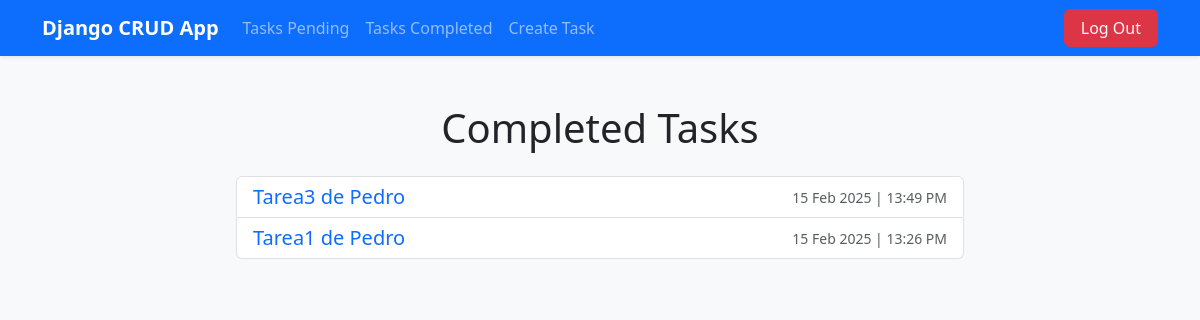
The app's page /tasks_completed/ (signed in), older data.
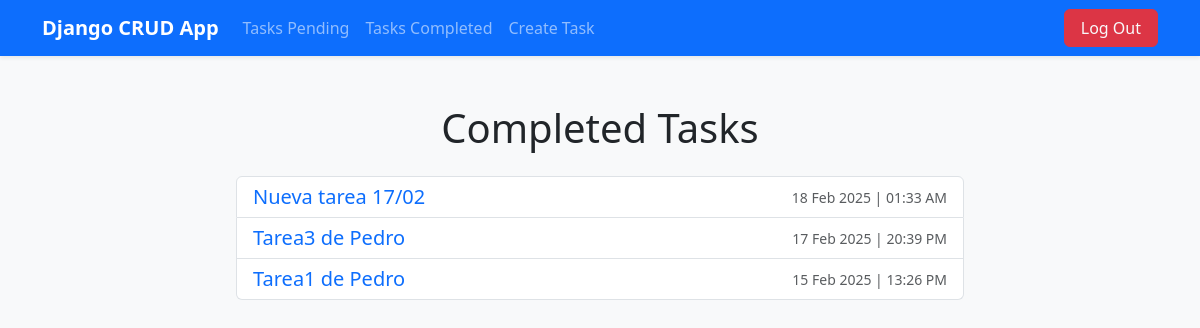
The same page, newer data.
### crud/models.py (models this page shows, shortened)
class Task(models.Model):
    title = models.CharField(max_length=50)
    description = models.TextField(blank=True)
    created = models.DateTimeField(auto_now_add=True)
    datecompleted = models.DateTimeField(null=True, blank=True)
    important = models.BooleanField(default=False)
    user = models.ForeignKey(User, on_delete=models.CASCADE)

### crud/views.py (the view)
# urls.py: path('tasks_completed/', crud_views.tasks_completed, name='tasks_completed'),
@login_required
def tasks_completed(request):
    tasks = Task.objects.filter(user = request.user, datecompleted__isnull = False).order_by('-datecompleted')
    return render(request, 'tasks.html',{
        'tasks': tasks
    })

### crud/templates/tasks.html
{% extends 'base.html' %}
{% block content %}
    <div class="container mt-5 d-flex justify-content-center">
        <div class="col-12 col-md-8 col-lg-8">
            <h1 class="text-center mb-4">
                {% if request.path == '/tasks/' %}
                    Tasks Pending
                {% else %}
                    Completed Tasks
                {% endif %}
            </h1>
            <ul class="list-group">
                {% for task in tasks %}
                    <li class="list-group-item d-flex justify-content-between align-items-center">
                        <a href="{% url 'task_detail' task.id %}" class="text-decoration-none flex-grow-1">
                            <h5 class="mb-0 text-truncate">{{ task.title }}</h5>
                        </a>
                        {% if request.path != '/tasks/' %}
                            <small class="text-muted ms-3">{{ task.datecompleted|date:'j M Y | H:i A' }}</small>
                        {% endif %}
                    </li>
                {% endfor %}
            </ul>
        </div>
    </div>
{% endblock %}

### templates/base.html (shortened to what this page needs)
<!DOCTYPE html>
<html lang="en">
<head>
    <link href="https://cdn.jsdelivr.net/npm/bootstrap@5.3.3/dist/css/bootstrap.min.css" rel="stylesheet"
>
</head>
<body class="bg-light">
    <nav class="navbar navbar-expand-lg bg-primary navbar-dark shadow-sm px-4">
        <div class="container">
            <a class="navbar-brand fw-bold" href="/">Django CRUD App</a>
            <div class="collapse navbar-collapse" id="navbarNav">
                <ul class="navbar-nav">
                    {% if user.is_authenticated %}
                    <li class="nav-item">
                        <a class="nav-link" href="{% url 'tasks' %}">Tasks Pending</a>
                    </li>
                    <li class="nav-item">
                        <a class="nav-link" href="{% url 'tasks_completed' %}">Tasks Completed</a>
                    </li>
                    <li class="nav-item">
                        <a class="nav-link" href="{% url 'create_task' %}">Create Task</a>
                    </li>
                </ul>
                <ul class="navbar-nav ms-auto">
                    <li class="nav-item">
                        <a class="btn btn-danger text-light px-3" href="{% url 'logout' %}">Log Out</a>
                    </li>
                </ul>
                    {% endif %}
            </div>
        </div>
    </nav>
    <div class="container mt-4">
        {% block content %}
        {% endblock %}
    </div>
</body>
</html>

### templates/base.html (style rules this page uses)
.navbar-nav .nav-link { transition: 0.2s ease-in-out; }

Row changes from the older to the newer data that the page shows:
added Task: title "Nueva tarea 17/02", datecompleted|H "18 Feb 2025 | 01:33 AM"
changed Task "Tarea3 de Pedro": datecompleted|H "15 Feb 2025 | 13:49 PM" → "17 Feb 2025 | 20:39 PM"
